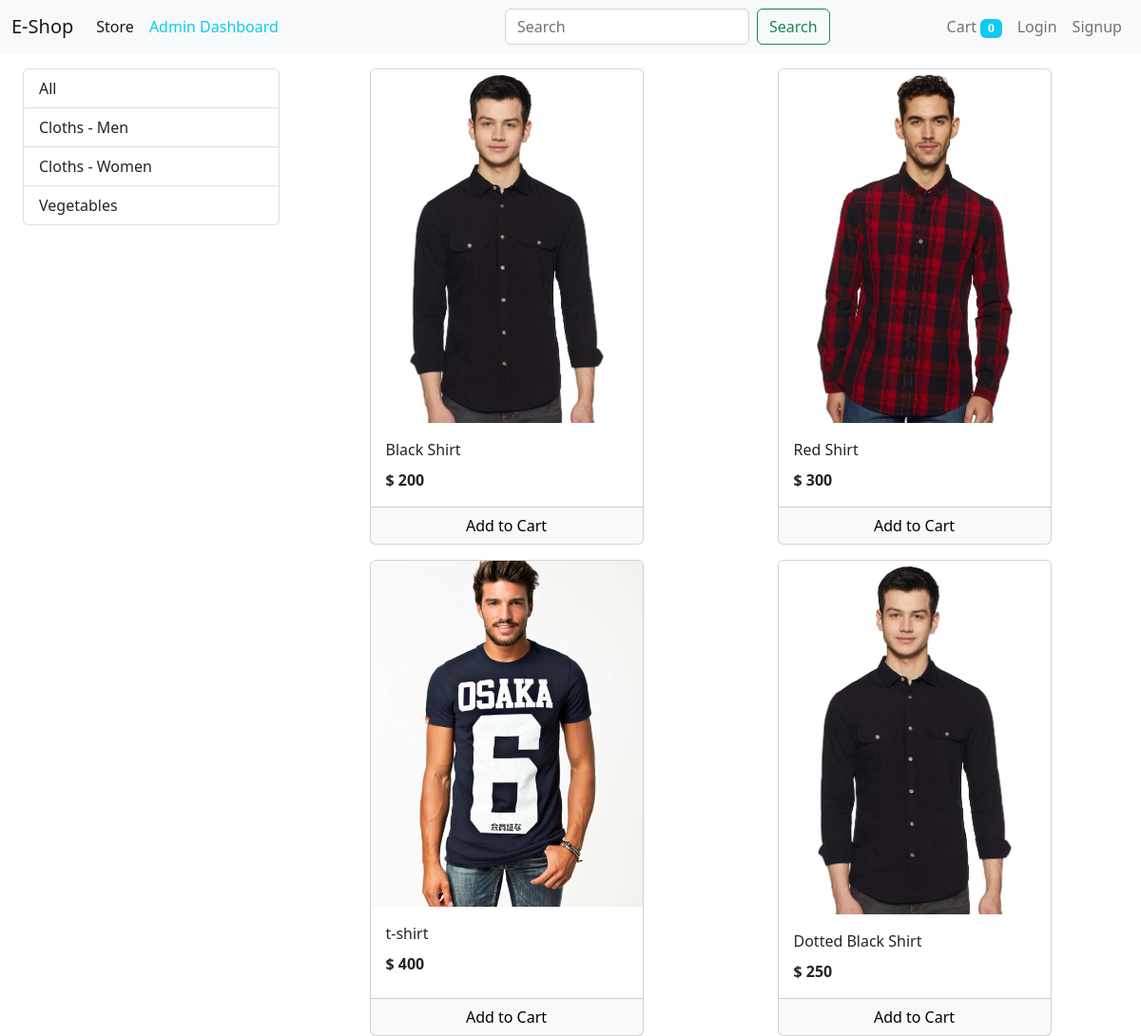
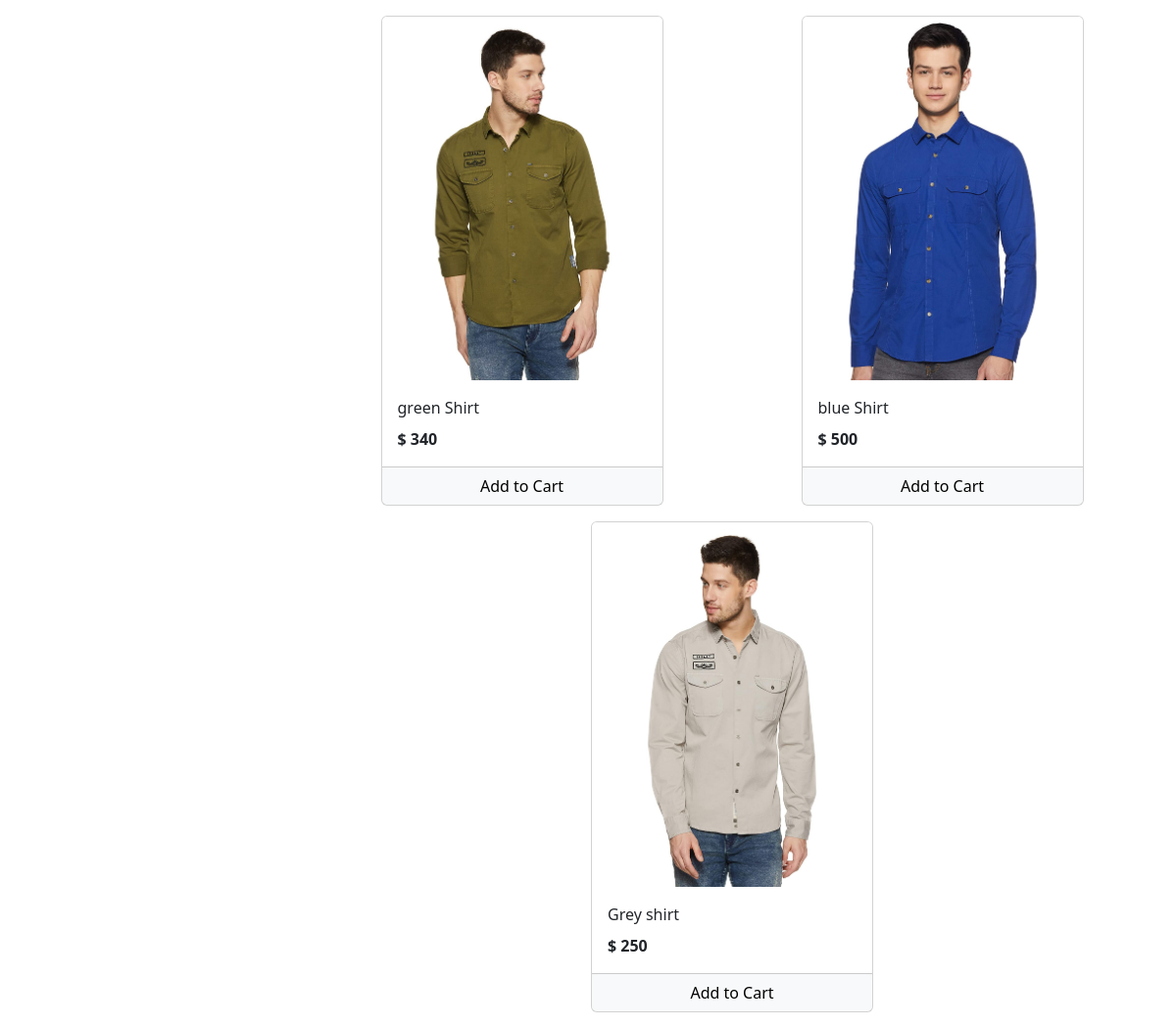
/?category=1, run on the app's committed database (2 pictures, top to bottom).
### store/models.py (models this page shows, shortened)
class Category(models.Model):
    name = models.CharField(max_length=30)
    @staticmethod
    def get_all_category():
        return Category.objects.all()

class Product(models.Model):
    name = models.CharField(max_length=30)
    price = models.IntegerField(default=0)
    category = models.ForeignKey(Category, on_delete=models.CASCADE, default=1)
    description = models.CharField(max_length=200, default='')
    image = models.ImageField(upload_to='uploads/products/')

### store/email_middleware.py (the view, shortened to what this page needs)
    def myfunc(request):
        response = get_response(request)
        return response

### store/templatetags/cart.py (called while the page is built)
@register.filter(name = 'IsInCart')
def is_in_cart(product, cart):
    keys = cart.keys()
    for id in keys:
        if int(id)==product.id:
            return True
    return False

### store/templatetags/currency_symbol.py (called while the page is built)
@register.filter(name = 'currency')
def currency(number):
    return "$ "+str(number)

### store/templates/store/index.html (shortened to what this page needs)
{% extends 'store/base.html' %}
{% load cart %}
{% load currency_symbol %}
{% block content %}
<div class="container-fluid mt-3">
	<div class="row mx-auto">
		<div class="col-lg-3">
			<div class="list-group">
				<a href="/" class="list-group-item list-group-item-action ">All</a>
				{% for categ in categories %}
				<a href="?category={{categ.id}}"
					class="list-group-item list-group-item-action {{type}}">{{categ.name}}</a>
				{% endfor %}
			</div>
		</div>
		<div class="col-lg-9">
			<div class="row mx-auto">
				{% for product in products %}
				<div class="card mx-auto mb-3 p-0" id="{{product.id}}" style="width: 18rem;">
					<img class="card-img-top" src="{{product.image.url}}" alt="">
					<div class="card-body">
						<p class="card-title">{{product.name}}</p>
						<p class="card-text"><b>{{product.price|currency}}</b></p>
					</div>
					<div class="card-footer p-0 no-gutters">
						{% if product|IsInCart:request.session.cart %}
						<div class="row mx-0">
							<form action="" method="post" class="col-2 p-0">
								{% csrf_token %}
								<input type="text" name="product" id="" value="{{product.id}}" hidden>
								<input type="text" name="remove" id="" value="True" hidden>
								<input type="submit" value="-" class="btn btn-light border form-control">
							</form>
							<div class="text-center col mt-1">{{ product|item_count:request.session.cart }}</div>
							<form action="" method="post" class="col-2 p-0">
								{% csrf_token %}
								<input type="text" name="product" id="" value="{{product.id}}" hidden>
								<input type="submit" value="+" class="btn btn-light border form-control">
							</form>
						</div>
						{% else %}
						<form action="/#{{product.id}}" method="post" class="btn-block">
							<input type="submit" class="btn btn-light form-control" value="Add to Cart">
						</form>
						{% endif %}
					</div>
				</div>
				{% endfor %}
			</div>
		</div>
	</div>
</div>
{% endblock content %}

### data on the page
Category: name "Cloths - Men"
Category: name "Cloths - Women"
Category: name "Vegetables"
Product: image (picture), name "Black Shirt", price "$ 200"
Product: image (picture), name "Red Shirt", price "$ 300"
Product: image (picture), name "t-shirt", price "$ 400"
Product: image (picture), name "Dotted Black Shirt", price "$ 250"
Product: image (picture), name "green Shirt", price "$ 340"
Product: image (picture), name "blue Shirt", price "$ 500"
Product: image (picture), name "Grey shirt", price "$ 250"

### other printed values
{{ request.session.cart.keys|length }} "0"
